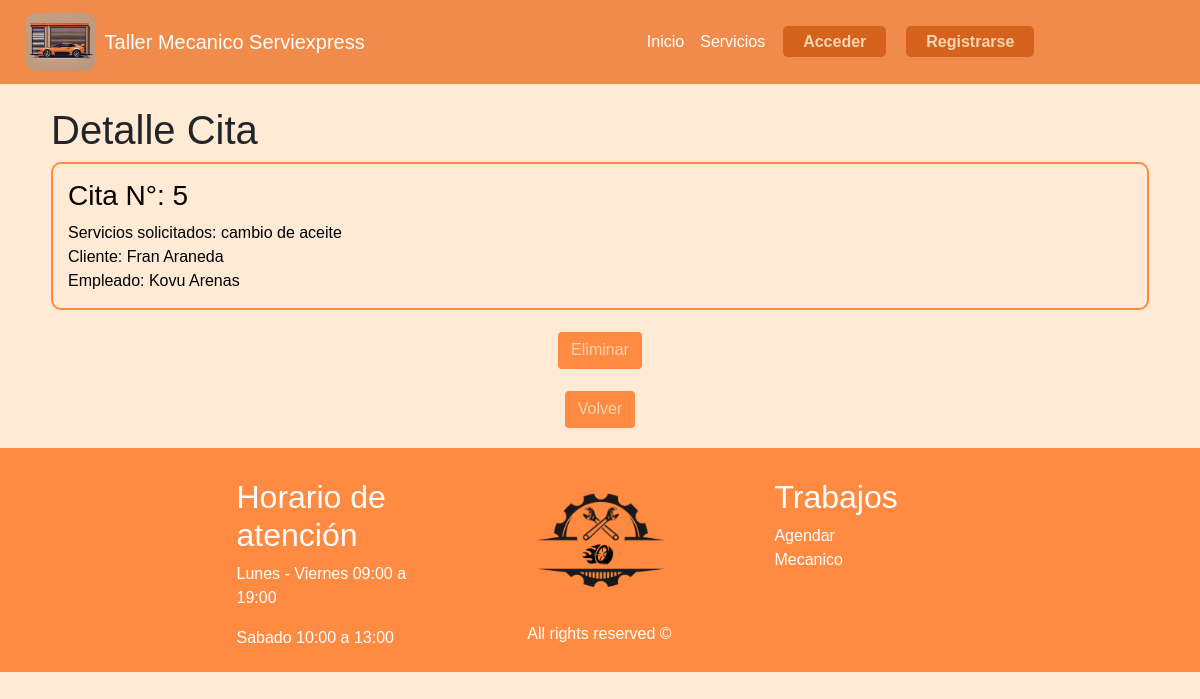
Screenshot of /cita/5/ with the database file from the repository.
### taller/models.py (models this page shows, shortened)
class Cita(models.Model):
    id_cita = models.AutoField(primary_key=True)
    fecha_aten = models.DateTimeField(auto_now_add=True)
    servicios = models.ManyToManyField(Servicio)
    cliente = models.ForeignKey(Cliente, on_delete=models.CASCADE)
    empleado = models.ForeignKey(Empleado, on_delete=models.CASCADE)

class Servicio(models.Model):
    id_serv = models.AutoField(primary_key=True)
    tipo_serv = models.CharField(max_length=50)
    desc_serv = models.TextField(max_length=400)
    costo_serv = models.IntegerField()

class Cliente(models.Model):
    rut_cli = models.CharField(primary_key=True, max_length=12)
    pnom_cli = models.CharField(max_length=20)
    snom_cli = models.CharField(max_length=20, blank=True)
    appaterno_cli = models.CharField(max_length=20)
    apmaterno_cli = models.CharField(max_length=20, blank=True)
    correo_cli = models.CharField(max_length=60, blank=True)
    telefono_cli = models.IntegerField(blank=True, null=True)
    def __str__(self):
        return self.pnom_cli + " " + self.appaterno_cli

class Empleado(models.Model):
    rut_emp = models.CharField(primary_key=True, max_length=12)
    pnom_emp = models.CharField(max_length=20)
    snom_emp = models.CharField(max_length=20, blank=True)
    appaterno_emp = models.CharField(max_length=20)
    apmaterno_emp = models.CharField(max_length=20, blank=True)
    cargo = models.CharField(max_length=40, blank=True)
    salario = models.IntegerField(null=True, blank=True)
    def __str__(self):
        return self.pnom_emp + " " + self.appaterno_emp

### taller/views.py (the view, shortened to what this page needs)
# urls.py: path('cita/<int:id_cita>/', views.update_cita, name='update_cita'),
def update_cita(request, id_cita):
    cliente = Cliente.objects.filter(rut_cli=request.user.username).first()
    empleado = Empleado.objects.filter(rut_emp=request.user.username).first()
    rol = "Cliente" if cliente else "Empleado"
    cita = get_object_or_404(Cita, pk=id_cita)
    if request.method == "GET":
        form = CitaForm(instance=cita)
        return render(
            request,
            "detail_cita.html",
            {"cita": cita, "form": form, "cliente": cliente, "empleado": empleado},
        )

### taller/templates/detail_cita.html (shortened to what this page needs)
{% extends 'hnf.html' %}
{% load static %}
{% block content %}
<head>
    <link rel="stylesheet" href="{% static 'css/crud.css' %}" />
</head>
<div class="container">
    <ul style="list-style: none;">
        {% if not Mensaje %}
        <h1> Detalle Cita </h1>
        <li id="detalle">
            <h3>Cita N°: {{ cita.id_cita }}</h3>
            <ul style="list-style: none;">
                Servicios solicitados:
                {% for servicio in cita.servicios.all %}
                     {{ servicio.tipo_serv }}
                {% endfor %}
            </ul>
            <p style="margin-bottom: 0%;">Cliente: {{ cita.cliente }}</p>
            <p style="margin-bottom: 0%;">Empleado: {{ cita.empleado }}</p>
        </li>
        <form action="{% url 'delete_cita' cita.id_cita %}" method="POST">
            <ul>
                <li class="centered-button" style="margin-top: 2%;">
                    <button class="btn" type="submit">
                        Eliminar
                    </button>
                </li>
            </ul>
        </form>
        <ul>
            <li class="centered-button" style="margin-top: 2%;">
                <a class="btn" href="/citas">
                    Volver
                </a>
            </li>
        </ul>
        {% endif %}
    </ul>
</div>
{% endblock %}

### taller/static/css/keyframes.css (style rules this page uses)
@media (max-width: 1400px) { * { max-width: 100%; padding: 0 10px; } }

### taller/static/css/style.css (style rules this page uses)
* { margin: 0%; padding: 0; box-sizing: border-box; }
body { font-family:'Gill Sans', 'Gill Sans MT', Calibri, 'Trebuchet MS', sans-serif; background-color: #ffead5; }
.btn { padding-top: 5px; text-align: center; margin-right: 10px; margin-left: 10px; background: #FF8A41; color: #f7d4b1; }

### taller/static/css/crud.css (style rules this page uses)
.container { width: 94%; }
form button { display: block; margin: 0 auto; }
#detalle { border: 2px solid; border-color: rgba(255, 138, 65); border-radius: 10px; padding: 15px; margin-bottom: 10px; background-color: #ffead5; color: black; }
.centered-button { display: flex; justify-content: center; align-items: center; text-align: center; }

### rows the page displays
Cita: id_cita "5", cliente "Fran Araneda", empleado "Kovu Arenas"
Servicio: tipo_serv "cambio de aceite"
